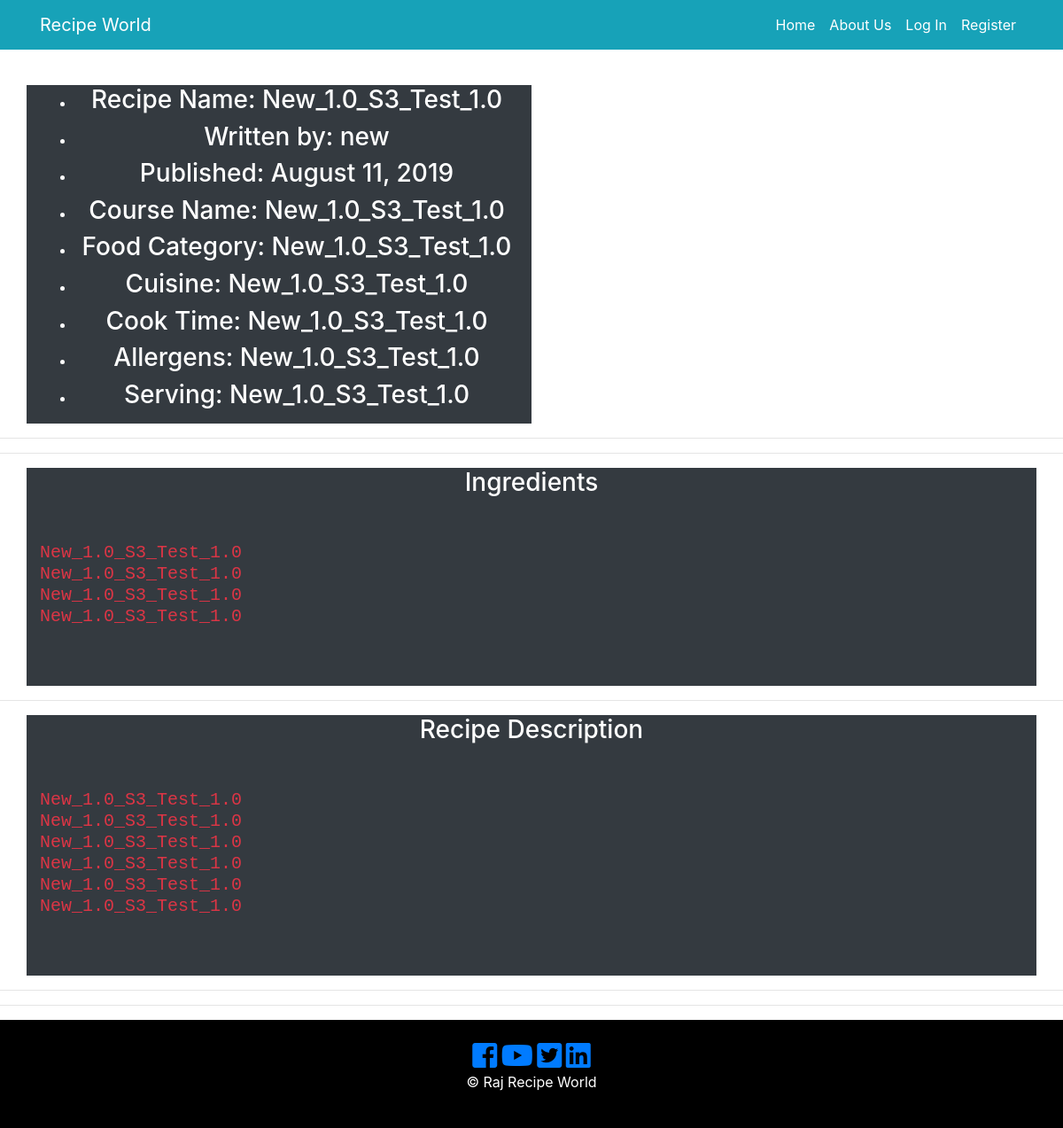
/7, run on the app's committed database.
### recipe_app/models.py (models this page shows, shortened)
class RecipePost(db.Model):
    users = db.relationship(User)
    id = db.Column(db.Integer, primary_key=True)
    user_id = db.Column(db.Integer, db.ForeignKey('users.id'), nullable=False)
    date = db.Column(db.DateTime, nullable=False, default=datetime.utcnow)
    recipe_image = db.Column(db.String(128), default=None, nullable=True)
    recipe_name = db.Column(db.String(164), nullable=False)
    course = db.Column(db.String(164), nullable=False)
    food_category = db.Column(db.String(164), nullable=False)
    cuisine = db.Column(db.String(164), nullable=False)
    prep_time = db.Column(db.String(164), nullable=False)
    cook_time = db.Column(db.String(164), nullable=False)
    allergens = db.Column(db.String(164), nullable=False)
    serving = db.Column(db.String(164), nullable=False)
    ingredients = db.Column(db.Text, nullable=False)
    recipe_description = db.Column(db.Text, nullable=False)

class User(db.Model, UserMixin):
     __tablename__ = 'users'
     id = db.Column(db.Integer, primary_key = True)
     picture = db.Column(db.String(128), default='default_profile.png', nullable=False)
     email = db.Column(db.String(64), unique=True, index=True)
     username = db.Column(db.String(64), unique=True, index=True)
     password_hash = db.Column(db.String(128))
     recipe = db.relationship('RecipePost', backref='author', lazy=True)

### recipe_app/users/views.py (the view)
@users.route("/<username>")
def user_recipies(username):
    page = request.args.get('page',1,type=int)
    user = User.query.filter_by(username=username).first_or_404()
    recipies_posted = RecipePost.query.filter_by(author=user).order_by(RecipePost.date.desc()).paginate(page=page,per_page=5)
    return render_template('user_recipe_posts.html', recipies_posted=recipies_posted, user=user)

### recipe_app/recipe_posts/views.py (called while the page is built)
@recipe_posts.route('/<int:recipe_post_id>')
def recipe_post(recipe_post_id):
    recipe_post = RecipePost.query.get_or_404(recipe_post_id)
    return render_template('recipe_post.html', recipe_name=recipe_post.recipe_name,
                            date=recipe_post.date, recipe=recipe_post
    )

### recipe_app/templates/recipe_post.html (shortened to what this page needs)
{% extends "base.html" %}
{% block content %}
  <section id="" class="text-center text-white">
    <div class="container">
      <div class="row">
        <div class="col-md-6 bg-dark">
          <ul class="">
              <li class="">
                  <h3> Recipe Name: {{ recipe.recipe_name }}</h3>
              </li>
              <li class="">
                <h3>Written by: {{recipe.author.username}}</h3>
              </li>
              <li class="">
                <h3>Published: {{recipe.date.strftime('%B %d, %Y') }}</h3>
              </li>
              <li class="">
                  <h3> Course Name: {{recipe.course}} </h3>
              </li>
              <li class="">
                <h3>Food Category: {{recipe.food_category}}</h3>
              </li>
              <li class="">
                <h3>Cuisine: {{ recipe.cuisine }}</h3>
              </li>
              <li class="">
                <h3> Cook Time: {{recipe.cook_time}}</h3>
              </li>
              <li class="">
                <h3> Allergens: {{ recipe.allergens }}</h3>
              </li>
              <li class="">
                <h3>Serving: {{ recipe.serving }}</h3>
              </li>
            </ul>
        </div>
        <div class="col-md-6">
              <div class="col-lg-5">
                  <div class="col-xs-12 col-sm-12 col-md-12 col-lg-12">
                    <div class="thumbnail">
                    </div>
                  </div>
              </div>
        </div>
      </div>
    </div>
</section>
<hr>
<hr>
  <div>
    <div class="container text-center text-white">
      <div class="row">
            <div class="col-md-12 bg-dark">
              <h3> Ingredients </h3>
                <div>
                  <pre class="text-danger text-left text-capitalize">
                    <h5>{{recipe.ingredients}}</h5>
                  </pre>
               </div>
            </div>
        </div>
      </div>
    </div>
<hr>
  <div>
    <div class="container text-center text-white">
      <div class="row">
            <div class="col-md-12 bg-dark">
              <h3> Recipe Description </h3>
              <div>
              <pre class="text-danger text-left text-capitalize">
                <h5>{{recipe.recipe_description}} </h5>
              </pre>
            </div>
        </div>
    </div>
  </div>
<hr>
 <hr>
{% endblock content %}

### data on the page
RecipePost: recipe_name "New_1.0_S3_Test_1.0", date "August 11, 2019", course "New_1.0_S3_Test_1.0", food_category "New_1.0_S3_Test_1.0", cuisine "New_1.0_S3_Test_1.0", cook_time "New_1.0_S3_Test_1.0", allergens "New_1.0_S3_Test_1.0", serving "New_1.0_S3_Test_1.0", ingredients "New_1.0_S3_Test_1.0 New_1.0_S3_Test_1.0 New_1.0_S3_Test_1.0 New_1.0_S3_Test_1.0", recipe_description "New_1.0_S3_Test_1.0 New_1.0_S3_Test_1.0 New_1.0_S3_Test_1.0 New_1.0_S3_Test_1.0 New_1.0_S3_Test_1.0 New_1.0_S3_Test_1.0"
User: author.username "new"
